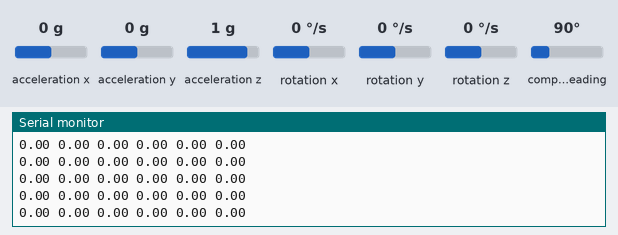
The sketch below on a simulated Arduino Uno, built with avr-gcc and run on an emulated ATmega328P. On the bench: the last lines printed to the serial monitor. The test bench sets the inputs (shaded band); at power-on: rotation x 0 °/s, rotation y 0 °/s, rotation z 0 °/s, acceleration x 0 g, acceleration y 0 g, acceleration z 1 g, compass heading 90°.

Above: at 2.2 s.
2.3 s: rotation x set to -192 °/s
At 2.42 s:
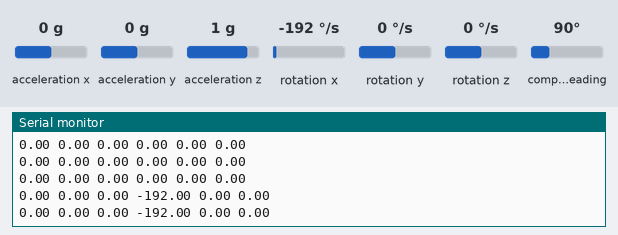
5.3 s: rotation y set to -192 °/s
At 5.42 s:
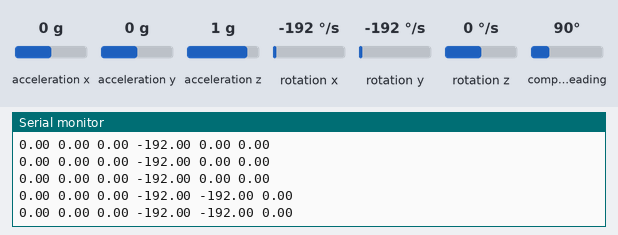
8.3 s: rotation z set to -192 °/s
At 15.72 s:
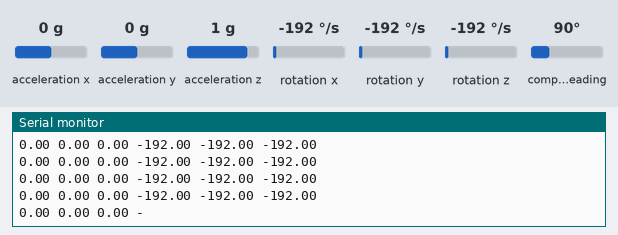

Measured:
- after the input at 2.3 s, the serial monitor: prints a new line at once (image 1)
- after the input at 5.3 s, the serial monitor: prints a new line at once (image 2)
- after the input at 8.3 s, the serial monitor: prints a new line at once (image 3)

The sketch:

IMU_callibrate.ino
```cpp
#include <Adafruit_BNO055.h>
#include <Adafruit_Sensor.h>
#include <Wire.h>
#include <utility/imumaths.h>


Adafruit_BNO055 bno = Adafruit_BNO055(55);

// Pin Config
//int pwm_a = 10; //PWM control for motor outputs 1 and 2 is on digital pin 10

int l1=2;//A3
int l2=4;//A2

int r1=7;//A1
int r2=8;//A0


int enl=3;//11
int enr=6;//10

//Control Variables
int PWM_l = 0; // Change the intial values to velocity mapping
int PWM_r = 0;
int PWM_diff = 20;
int tune_PWM = 50;
float kp = 0.1;
float kd = 0.002;
float ki = 0.001;


void setup(void)
{
  Serial.begin(9600);
//  Serial.println("Orientation Sensor Test"); Serial.println("");

  /* Initialise the sensor */
  if(!bno.begin())
  {
    /* There was a problem detecting the BNO055 ... check your connections */
//    Serial.print("Ooops, no BNO055 detected ... Check your wiring or I2C ADDR!");
    while(1);
  }

  delay(1000);

  bno.setExtCrystalUse(true);
}

void loop(void)
{
  imu::Vector<3> euler_gyro = bno.getVector(Adafruit_BNO055::VECTOR_GYROSCOPE);

imu::Vector<3> euler = bno.getVector(Adafruit_BNO055::VECTOR_EULER);
//  Serial.print('G');
//  Serial.print(" ");
  Serial.print(euler_gyro.x());
  Serial.print(" ");
  Serial.print(euler_gyro.y());
  Serial.print(" ");
  Serial.print(euler_gyro.z());
  Serial.println(" ");

  imu::Vector<3> euler_lacc = bno.getVector(Adafruit_BNO055::VECTOR_LINEARACCEL);

//  Serial.print('A');
//Serial.print(" ");
  Serial.print(euler_lacc.x());
  Serial.print(" ");
 Serial.print(euler_lacc.y());
  Serial.print(" ");
  Serial.print(euler_lacc.z());
  Serial.print(" ");
//  Serial.println('\n');
delay(100);

}
```
